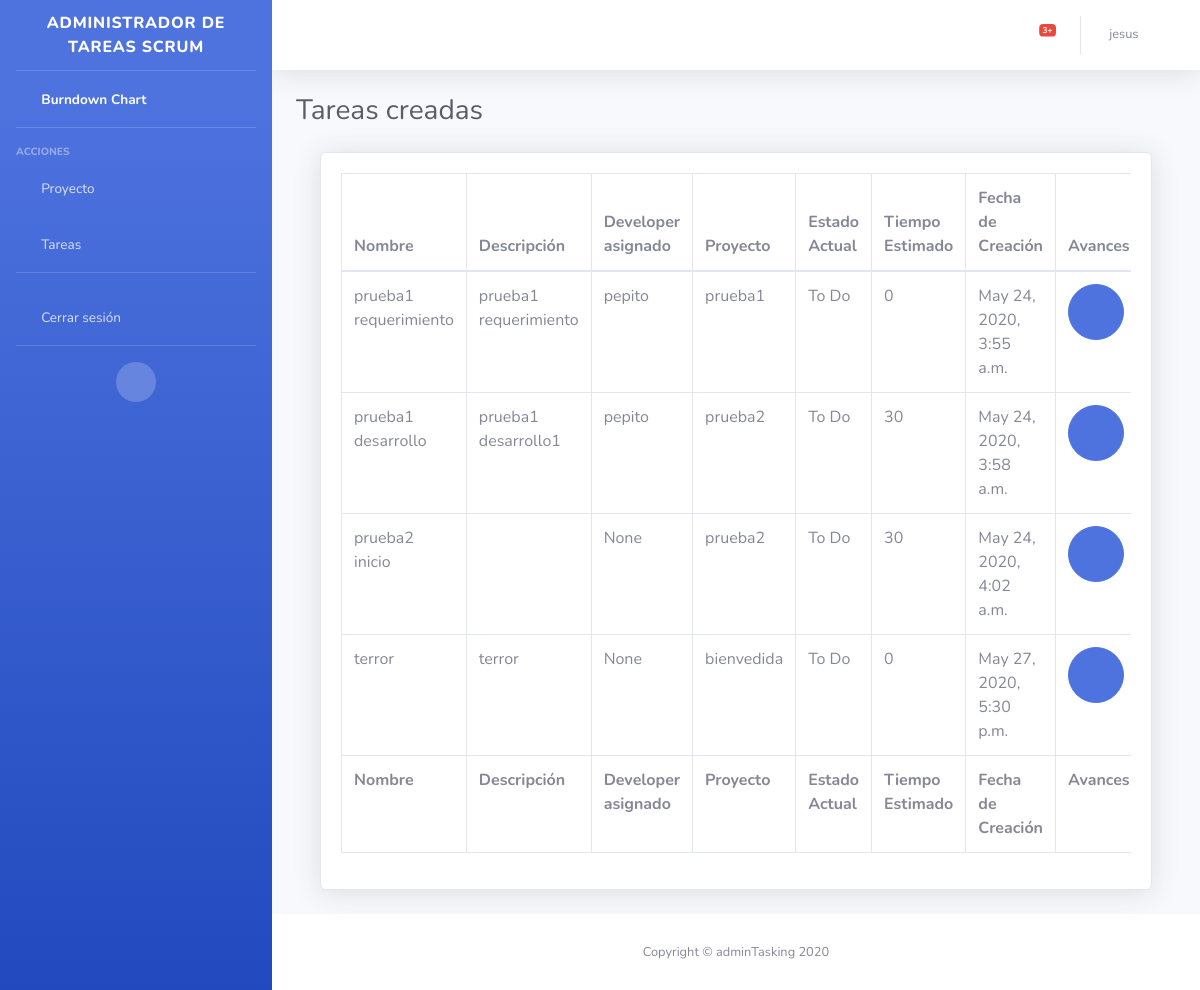
/list-tareas-creadas/ (signed in), run on an earlier commit of the app's database.
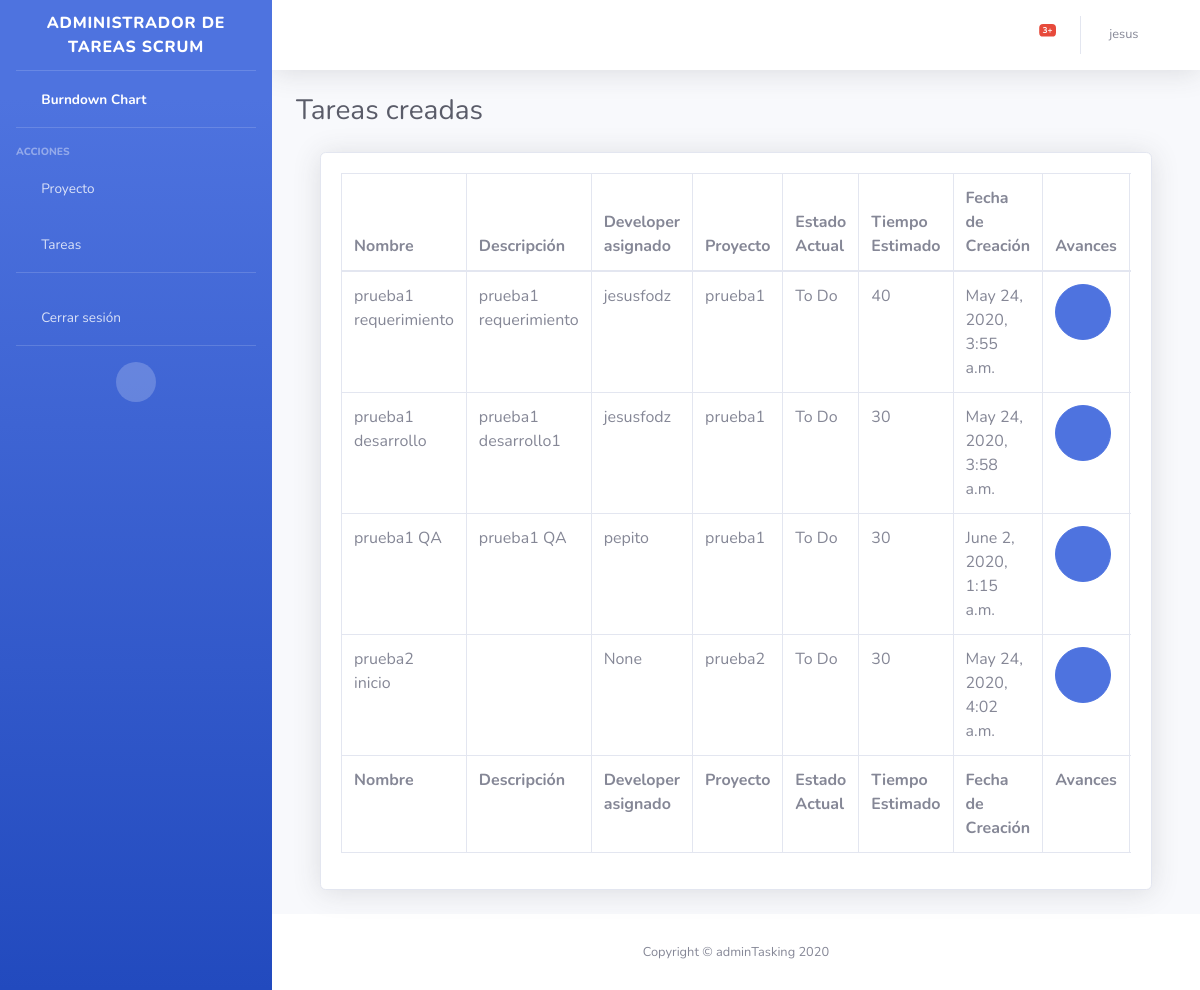
And on a later commit of the database.
### app/models.py (models this page shows, shortened)
class Tarea(models.Model):
    nombre = models.CharField(max_length=200, null=False)
    descripcion = models.TextField(null=True)
    tiempoEstimado = models.IntegerField(null=True)
    fechaCreacion = models.DateTimeField(auto_now_add=True)
    developer =models.ForeignKey(User,
                  related_name='developer',
                  null=True,
                  on_delete=models.PROTECT)
    proyecto =models.ForeignKey(Proyecto,
                  related_name='proyecto',
                  null=False,
                  on_delete=models.PROTECT)
    estadoActual =models.ForeignKey(Estado,
                  related_name='estadoActual',
                  null=False,
                  on_delete=models.PROTECT)
    class Meta:
        app_label = 'app'

class Proyecto(models.Model):
    nombre = models.CharField(max_length=45, null=False)
    descripcion = models.CharField(max_length=45, null=True)
    productOwner =models.ForeignKey(User,
                  related_name='productOwner',
                  null=False,
                  on_delete=models.PROTECT)
    def __str__(self):
        return self.nombre
    class Meta:
        app_label = 'app'

class Estado(models.Model):
    nombre = models.CharField(max_length=45, null=False)
    def __str__(self):
        return self.nombre
    class Meta:
        app_label = 'app'

### app/views.py (the view)
# urls.py: path('list-tareas-creadas/', views.list_tareas_creadas, name='list_tareas_creadas'),
@login_required
def list_tareas_creadas(request):
    productOwner=User.objects.get(id=request.user.id)
    lista_proyectos=Proyecto.objects.filter( productOwner=productOwner)
    lista_tareas=Tarea.objects.filter( proyecto__in=[p.id for p in lista_proyectos])
    contexto = {
        'lista_tareas': lista_tareas
    }
    return render(request, "app/tareas_creadas.html",contexto)

### app/templates/app/tareas_creadas.html (shortened to what this page needs)
{% extends "app/base.html" %}
{% load static %}
{% block contenido %}
<div class="d-sm-flex align-items-center justify-content-between mb-4">
    <h1 class="h3 mb-0 text-gray-800">Tareas creadas</h1>
</div>
<div class="container-fluid">
    <div class="card shadow mb-4">
        <div class="card-body">
            <div class="table-responsive">
                <table class="table table-bordered" id="dataTable" width="100%" cellspacing="0">
                    <thead>
                        <tr>
                            <th>Nombre</th>
                            <th>Descripción</th>
                            <th>Developer asignado</th>
                            <th>Proyecto</th>
                            <th>Estado Actual</th>
                            <th>Tiempo Estimado</th>
                            <th>Fecha de Creación</th>
                            <th>Avances</th>
                        </tr>
                    </thead>
                    <tfoot>
                        <tr>
                            <th>Nombre</th>
                            <th>Descripción</th>
                            <th>Developer asignado</th>
                            <th>Proyecto</th>
                            <th>Estado Actual</th>
                            <th>Tiempo Estimado</th>
                            <th>Fecha de Creación</th>
                            <th>Avances</th>
                        </tr>
                    </tfoot>
                    <tbody>
                        {% for tarea in lista_tareas %}
                        <tr>
                            <td>{{ tarea.nombre }}</td>
                            <td>{{ tarea.descripcion }}</td>
                            <td>{{ tarea.developer }}</td>
                            <td>{{ tarea.proyecto }}</td>
                            <td>{{ tarea.estadoActual }}</td>
                            <td>{{ tarea.tiempoEstimado }}</td>
                            <td>{{ tarea.fechaCreacion }}</td>
                            <td>
                                <form class="user" action="" method="post">
                                    <button class="btn btn-primary btn-circle btn-lg" type="submit"><i
                                            class="fas fa-info-circle"></i>
                                    </button>
                                </form>
                            </td>
                        </tr>
                        {% endfor %}
                    </tbody>
                </table>
            </div>
        </div>
    </div>
</div>
{% endblock %}

### app/templates/app/base.html (shortened to what this page needs)
{% load static %}
<!DOCTYPE html>
<html lang="en">
<head>
    <link href="{% static 'app/vendor/fontawesome-free/css/all.min.css' %}" rel="stylesheet" type="text/css">
    <link href="{% static 'app/css/sb-admin-2.min.css' %}" rel="stylesheet">
</head>
<body id="page-top">
    <div id="wrapper">
        <ul class="navbar-nav bg-gradient-primary sidebar sidebar-dark accordion" id="accordionSidebar">
            <a class="sidebar-brand d-flex align-items-center justify-content-center" href="{% url 'app:index' %}">
                <div class="sidebar-brand-text mx-3">Administrador de tareas Scrum</div>
            </a>
            <hr class="sidebar-divider my-0">
            <li class="nav-item active">
                <a class="nav-link" href="{% url 'app:index' %}">
                    <i class="fas fa-fw fa-chart-area"></i>
                    <span>Burndown Chart</span></a>
            </li>
            <hr class="sidebar-divider">
            <div class="sidebar-heading">
                Acciones
            </div>
            <li class="nav-item">
                <a class="nav-link collapsed" href="#" data-toggle="collapse" data-target="#collapseTwo"
                    aria-expanded="true" aria-controls="collapseTwo">
                    <i class="fas fa-fw fa-drafting-compass"></i>
                    <span>Proyecto</span>
                </a>
            </li>
            <li class="nav-item">
                <a class="nav-link collapsed" href="#" data-toggle="collapse" data-target="#collapseUtilities"
                    aria-expanded="true" aria-controls="collapseUtilities">
                    <i class="fas fa-fw fa-clipboard-list"></i>
                    <span>Tareas</span>
                </a>
            </li>
            <hr class="sidebar-divider">
            <li class="nav-item">
                <a class="nav-link" href="#" data-toggle="modal" data-target="#logoutModal">
                    <i class="fas fa-fw fa-sign-out-alt"></i>
                    <span>Cerrar sesión</span></a>
            </li>
            <hr class="sidebar-divider d-none d-md-block">
            <div class="text-center d-none d-md-inline">
                <button class="rounded-circle border-0" id="sidebarToggle"></button>
            </div>
        </ul>
        <div id="content-wrapper" class="d-flex flex-column">
            <div id="content">
                <nav class="navbar navbar-expand navbar-light bg-white topbar mb-4 static-top shadow">
                    <ul class="navbar-nav ml-auto">
                        <li class="nav-item dropdown no-arrow mx-1">
                            <a class="nav-link dropdown-toggle" href="#" id="alertsDropdown" role="button"
                                data-toggle="dropdown" aria-haspopup="true" aria-expanded="false">
                                <i class="fas fa-bell fa-fw"></i>
                                <span class="badge badge-danger badge-counter">3+</span>
                            </a>
                        </li>
                        <li class="nav-item dropdown no-arrow">
                            <a class="nav-link dropdown-toggle " href="#" id="userDropdown" role="button"
                                data-toggle="dropdown" aria-haspopup="true" aria-expanded="false">
                                <span class="mr-2 d-none d-lg-inline text-gray-600 small">{{ request.user.first_name }}
                                </span>
                                <div class="fas fa-user fa-sm fa-fw mr-2 text-gray-400"></div>
                            </a>
                        </li>
                    </ul>
                </nav>
                <div class="container-fluid">
                    {% block contenido %} {% endblock %}
                </div>
            </div>
            <footer class="sticky-footer bg-white">
                <div class="container my-auto">
                    <div class="copyright text-center my-auto">
                        <span>Copyright &copy; adminTasking 2020</span>
                    </div>
                </div>
            </footer>
        </div>
    </div>
</body>
</html>

What changed in the data, as far as the page shows it:
removed Tarea: nombre "terror", descripcion "terror", developer "None", proyecto "bienvedida", estadoActual "To Do", tiempoEstimado "0", fechaCreacion "May 27, 2020, 5:30 p.m."
changed Tarea "prueba1 requerimiento": developer "pepito" → "jesusfodz"; tiempoEstimado "0" → "40"
changed Tarea "prueba1 desarrollo": developer "pepito" → "jesusfodz"; proyecto "prueba2" → "prueba1"
added Tarea: nombre "prueba1 QA", descripcion "prueba1 QA", developer "pepito", proyecto "prueba1", estadoActual "To Do", tiempoEstimado "30", fechaCreacion "June 2, 2020, 1:15 a.m."
